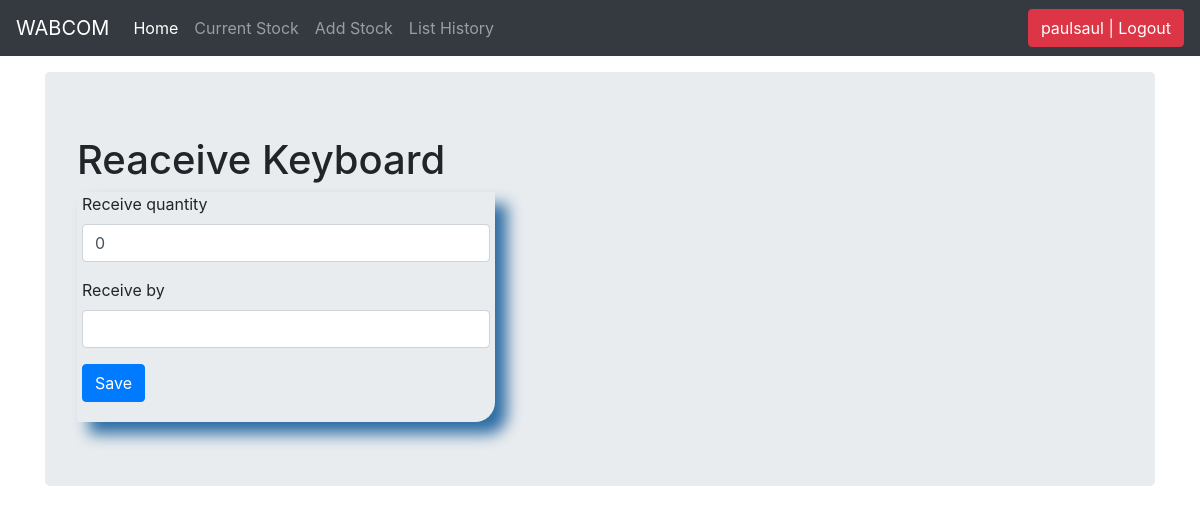
Before: /receive_items/1/ (signed in) with the older database file.
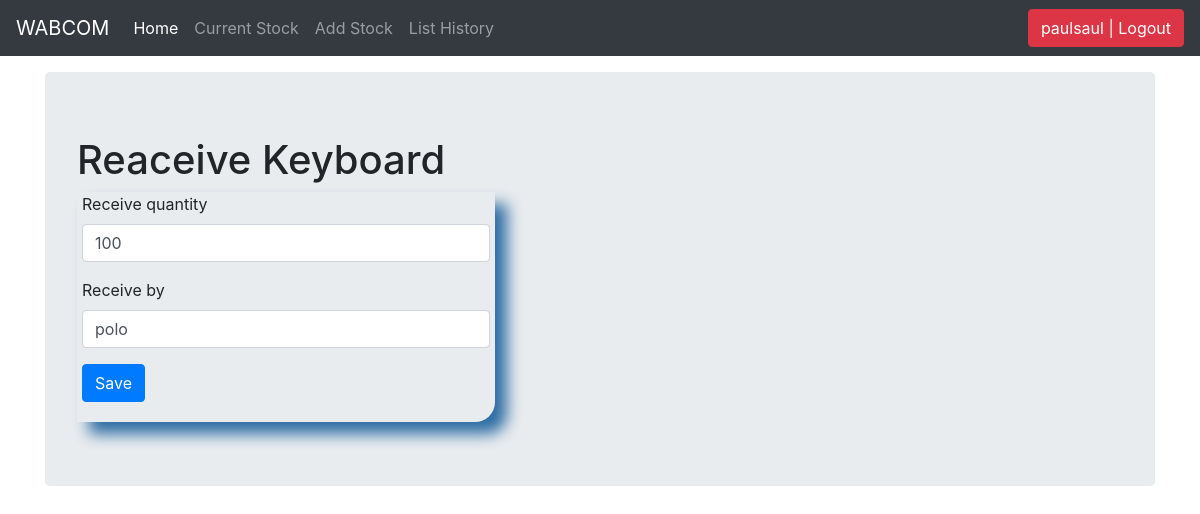
After: the same page with the newer database file.
### stockmgmgt/models.py (models this page shows, shortened)
class Stock(models.Model):
    category = models.CharField(max_length=50, blank=True, null=True)
    item_name = models.CharField(max_length=50, blank=True, null=True)
    quantity = models.IntegerField(default='0', blank=True, null=True)
    receive_quantity = models.IntegerField(default='0', blank=True, null=True)
    receive_by = models.CharField(max_length=50, blank=True, null=True)
    issue_quantity = models.IntegerField(default='0', blank=True, null=True)
    issue_by = models.CharField(max_length=50, blank=True, null=True)
    issue_to =  models.CharField(max_length=50, blank=True, null=True)
    phone_number =  models.CharField(max_length=50, blank=True, null=True)
    created_by =  models.CharField(max_length=50, blank=True, null=True)
    reorder_level = models.IntegerField(default='0', blank=True, null=True)
    last_updated = models.DateTimeField(auto_now_add=False,auto_now=True)
    timestamp = models.DateTimeField(auto_now_add=True,auto_now=False)
    export_to_CSV = models.BooleanField(default=False)

### stockmgmgt/views.py (the view, shortened to what this page needs)
# urls.py: path('receive_items/<str:pk>/', views.receive_items, name="receive_items"),
@login_required
def receive_items(request, pk):
	queryset = Stock.objects.get(id=pk)
	form = ReceiveForm(request.POST or None, instance=queryset)
	context = {
			"title": 'Reaceive ' + str(queryset.item_name),
			"instance": queryset,
			"form": form,
			"username": 'Receive By: ' + str(request.user),
		}
	return render(request, "add_items.html", context)

### stockmgmgt/forms.py
class ReceiveForm(forms.ModelForm):
	class Meta:
		model = Stock
		fields = ['receive_quantity', 'receive_by']

### stockmgmgt/templates/add_items.html (shortened to what this page needs)
{% load static %}
{% load crispy_forms_tags %}
<!DOCTYPE html>
<html lang="en">
  <head>
<link rel="stylesheet" href="{% static 'css/bootstrap.min.css' %}">
    <link href="navbar-top-fixed.css" rel="stylesheet">
    <link rel="stylesheet" href="{% static 'css/navbar-top-fixed.css' %}">
  </head>
  <body>
    <nav class="navbar navbar-expand-md navbar-dark fixed-top bg-dark">
  <a class="navbar-brand" href="/">WABCOM</a>
  <div class="collapse navbar-collapse" id="navbarCollapse">
    <ul class="navbar-nav mr-auto">
        <li class="nav-item active">
            <a class="nav-link" href="/">Home <span class="sr-only">(current)</span></a>
          </li>
          {% if request.user.is_authenticated %}
          <li class="nav-item">
            <a class="nav-link" href="/list_items">Current Stock</a>
          </li>
          <li class="nav-item">
            <a class="nav-link" href="/add_items">Add Stock</a>
          </li>
          <li class="nav-item">
            <a class="nav-link" href="/list_history">List History</a>
         </li>
          {% endif %}
    </ul>
    <ul class="navbar-nav">
      {% if request.user.is_authenticated %}
      <li><a href="/accounts/logout"><button class="btn btn-danger">{{ user }} | Logout</button></a></li>
      {% else %}
      <li><a href="/accounts/login">Login</a></li>
      {% endif %}
  </ul>
  </div>
</nav>
<main role="main" class="container">
  <div class="jumbotron">
    <h1> {{title}}</h1>
    <div class="row">
      <div class="col-sm-5">
        <div class="display-table" style="border-bottom-right-radius: 20px;padding-left: 5px; padding-right: 5px; padding-bottom: 20px; box-shadow: 12px 12px 15px #2e6da4;">
          <form method="POST" action="">{% csrf_token %}
        {{form|crispy}}
        <input type="submit" class="btn btn-primary mybutton" value="Save">
    </form>
        </div>
    </div>
    </div>
  </div>
</main>
      </body>
</html>

Changed rows visible on the page:
changed Stock: receive_quantity "0" → "100"; receive_by (not shown) → "polo"
